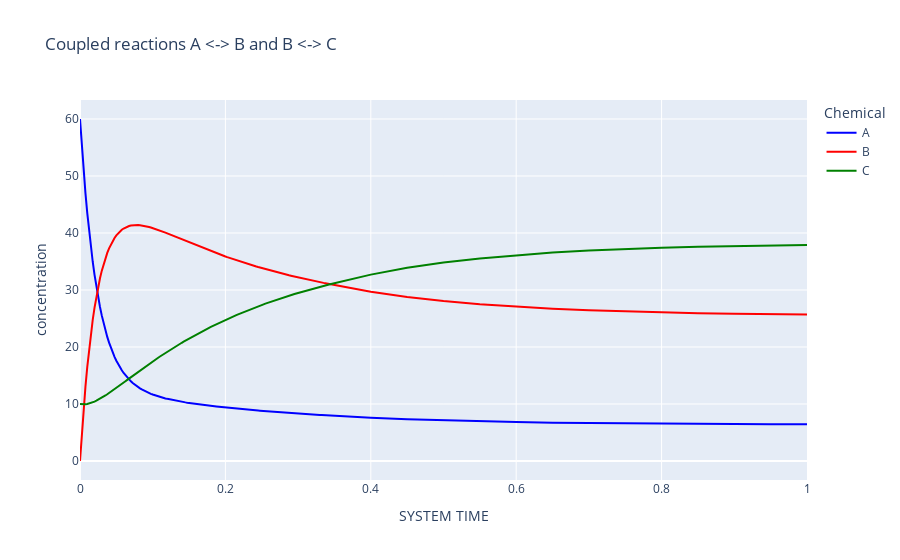

This figure's notebook cell:
### Markdown cell above
## Plots of changes of concentration with time

### Code cell
fig = px.line(data_frame=dynamics.get_history(), x="SYSTEM TIME", y=["A", "B", "C"], 
              title="Coupled reactions A <-> B and B <-> C",
              color_discrete_sequence = ['blue', 'red', 'green'],
              labels={"value":"concentration", "variable":"Chemical"})
fig.show()

### Figure 1 — Plotly figure (JSON) as saved in the notebook; plotly's stock layout.template omitted (floating-point values rounded to 4 significant figures; data arrays with more than 128 entries replaced by an {"elided": "..."} marker saying what was removed)
{"data": [{"hovertemplate": "Chemical=A<br>SYSTEM TIME=%{x}<br>concentration=%{y}<extra></extra>", "legendgroup": "A", "line": {"color": "blue", "dash": "solid"}, "marker": {"symbol": "circle"}, "mode": "lines", "name": "A", "orientation": "v", "showlegend": true, "type": "scatter", "x": {"elided": "154 float values"}, "xaxis": "x", "y": {"elided": "154 float values"}, "yaxis": "y"}, {"hovertemplate": "Chemical=B<br>SYSTEM TIME=%{x}<br>concentration=%{y}<extra></extra>", "legendgroup": "B", "line": {"color": "red", "dash": "solid"}, "marker": {"symbol": "circle"}, "mode": "lines", "name": "B", "orientation": "v", "showlegend": true, "type": "scatter", "x": {"elided": "154 float values"}, "xaxis": "x", "y": {"elided": "154 float values"}, "yaxis": "y"}, {"hovertemplate": "Chemical=C<br>SYSTEM TIME=%{x}<br>concentration=%{y}<extra></extra>", "legendgroup": "C", "line": {"color": "green", "dash": "solid"}, "marker": {"symbol": "circle"}, "mode": "lines", "name": "C", "orientation": "v", "showlegend": true, "type": "scatter", "x": {"elided": "154 float values"}, "xaxis": "x", "y": {"elided": "154 float values"}, "yaxis": "y"}], "layout": {"autosize": true, "legend": {"title": {"text": "Chemical"}, "tracegroupgap": 0}, "title": {"text": "Coupled reactions A <-> B and B <-> C"}, "xaxis": {"anchor": "y", "autorange": true, "domain": [0, 1], "range": [0, 1.0], "title": {"text": "SYSTEM TIME"}, "type": "linear"}, "yaxis": {"anchor": "x", "autorange": true, "domain": [0, 1], "range": [-3.333, 63.33], "title": {"text": "concentration"}, "type": "linear"}}}
